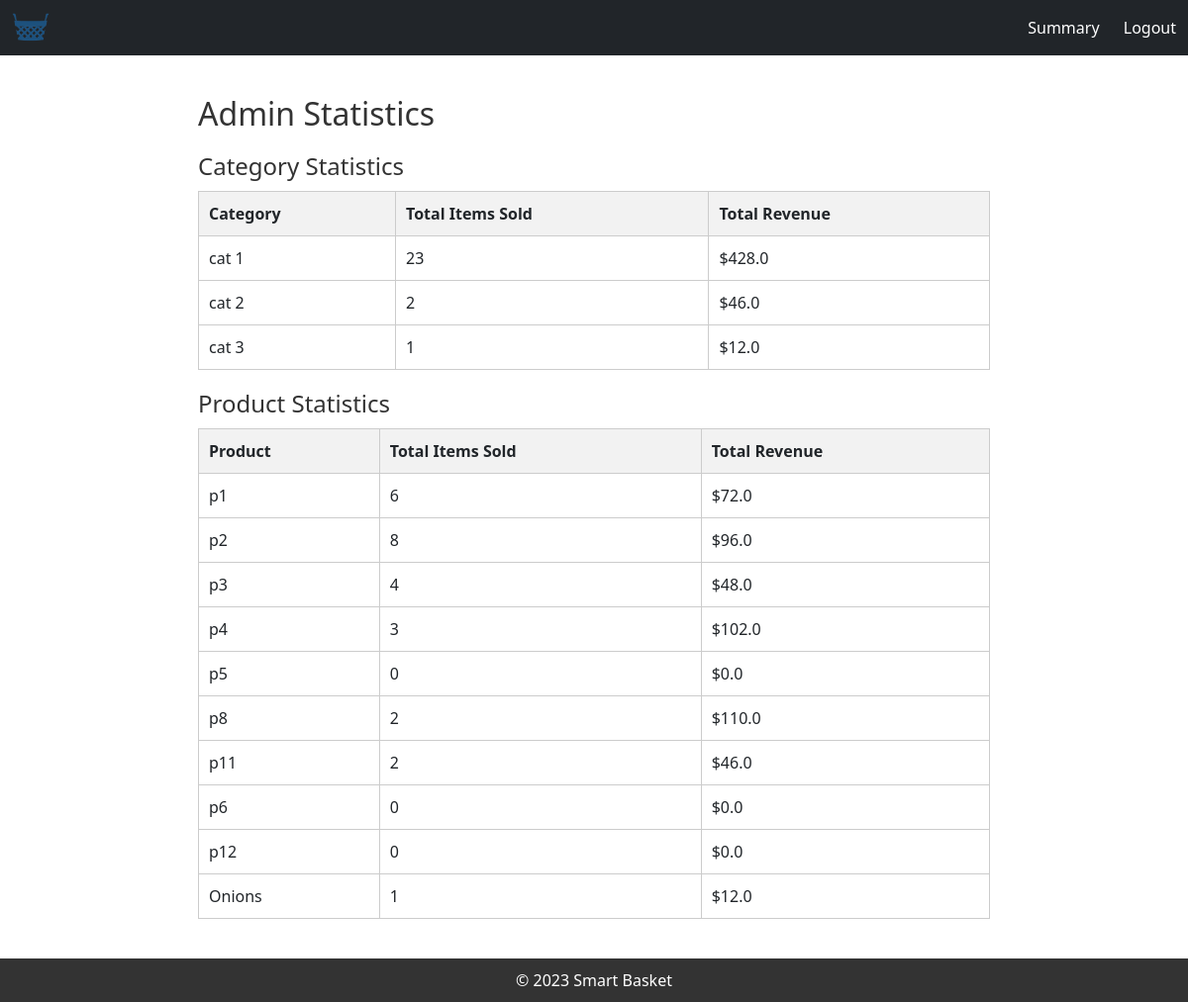
Screenshot of /admin/summary with the database file from the repository.
### model.py (models this page shows)
class Category(db.Model):
    __tablename__ = 'category'
    category_id = db.Column(db.Integer, primary_key=True)
    category_name = db.Column(db.String(100), nullable=False)
    total_items_sold = db.Column(db.Integer, default=0)
    total_revenue = db.Column(db.Float, default=0.0)

class Product(db.Model):
    __tablename__ = 'product'
    product_id = db.Column(db.Integer, primary_key=True)
    product_name = db.Column(db.String(100), nullable=False)
    price = db.Column(db.Float, nullable=False)
    quantity = db.Column(db.Integer, nullable=False)
    manufacturing_date = db.Column(db.Date, nullable=True)
    expiring_date = db.Column(db.Date, nullable=True)
    product_image = db.Column(db.String)
    unit = db.Column(db.String(20), nullable=False)
    category_id = db.Column(db.Integer, db.ForeignKey("category.category_id"), nullable=False)
    category = db.relationship('Category', backref='products')
    total_items_sold = db.Column(db.Integer, default=0)
    total_revenue = db.Column(db.Float, default=0.0)

### controller.py (the view)
@app.route('/admin/summary', methods=['GET'])
def admin_summary():
    categories = Category.query.all()
    products = Product.query.all()
    category_statistics = []
    product_statistics = []
    for category in categories:
        total_items_sold = 0
        total_revenue = 0
        for product in category.products:
            total_items_sold += product.total_items_sold
            total_revenue += product.total_revenue
        category_statistics.append({
            'category_name': category.category_name,
            'total_items_sold': total_items_sold,
            'total_revenue': total_revenue
        })
    for product in products:
        product_statistics.append({
            'product_name': product.product_name,
            'total_items_sold': product.total_items_sold,
            'total_revenue': product.total_revenue
        })
    return render_template('admin_summary.html', category_statistics=category_statistics, product_statistics=product_statistics)

### templates/admin_summary.html
{% extends "admin_base.html" %}
{% block content %}
<link rel="stylesheet" type="text/css" href="{{ url_for('static', filename='sty.css') }}">
<div id="admin-summary-section">
<h2>Admin Statistics</h2>
<h3>Category Statistics</h3>
<table>
    <thead>
        <tr>
            <th>Category</th>
            <th>Total Items Sold</th>
            <th>Total Revenue</th>
        </tr>
    </thead>
    <tbody>
        {% for category_statistic in category_statistics %}
            <tr>
                <td>{{ category_statistic.category_name }}</td>
                <td>{{ category_statistic.total_items_sold }}</td>
                <td>${{ category_statistic.total_revenue }}</td>
            </tr>
        {% endfor %}
    </tbody>
</table>
<h3>Product Statistics</h3>
<table>
    <thead>
        <tr>
            <th>Product</th>
            <th>Total Items Sold</th>
            <th>Total Revenue</th>
        </tr>
    </thead>
    <tbody>
        {% for product_statistic in product_statistics %}
            <tr>
                <td>{{ product_statistic.product_name }}</td>
                <td>{{ product_statistic.total_items_sold }}</td>
                <td>${{ product_statistic.total_revenue }}</td>
            </tr>
        {% endfor %}
    </tbody>
</table>
</div>
{% endblock %}

### templates/admin_base.html (shortened to what this page needs)
<!DOCTYPE html>
<html>
<head>
    <link rel="stylesheet" href="https://cdn.jsdelivr.net/npm/bootstrap@5.3.0/dist/css/bootstrap.min.css">
</head>
<body>
    <nav class="navbar navbar-dark bg-dark">
        <div class="container-fluid">
            <div class="logo">
                <a class="navbar-brand" href="/admin/dashboard">
                    <img src="{{ url_for('static', filename='pnnn.png') }}" alt="Smart Basket Logo">
                </a>
            </div>
            <div class="options">
                <a href="/admin/summary">Summary</a>
                <a href="{{ url_for('admin_logout') }}">Logout</a>
            </div>
        </div>
    </nav>
    <main>
        {% block content %}{% endblock %}
    </main>
    <footer>
        &copy; 2023 Smart Basket
    </footer>
</body>
</html>

### static/sty.css (style rules this page uses)
h2 { color: #333; }
h3 { margin-top: 20px; font-size: 1.5em; color: #333; }
#admin-summary-section { margin: 20px auto; max-width: 800px; }
#admin-summary-section h2 { color: #333; margin-bottom: 20px; }
#admin-summary-section h3 { margin-top: 20px; font-size: 1.5em; color: #333; margin-bottom: 10px; }
#admin-summary-section table { width: 100%; border-collapse: collapse; margin-bottom: 20px; }
#admin-summary-section th, #admin-summary-section td { border: 1px solid #ccc; padding: 10px; text-align: left; }
#admin-summary-section th { background-color: #f2f2f2; }

### templates/admin_base.html (style rules this page uses)
nav { background-color: #333; color: #fff; padding: 10px; }
.logo img { max-height: 40px; }
.options a { color: #fff; margin-left: 20px; text-decoration: none; }
main { padding: 20px; }
footer { background-color: #333; color: #fff; text-align: center; padding: 10px; }

### rows the page displays
Category: category_name "cat 1", total_items_sold "23", total_revenue "428.0"
Category: category_name "cat 2", total_items_sold "2", total_revenue "46.0"
Category: category_name "cat 3", total_items_sold "1", total_revenue "12.0"
Product: product_name "p1", total_items_sold "6", total_revenue "72.0"
Product: product_name "p2", total_items_sold "8", total_revenue "96.0"
Product: product_name "p3", total_items_sold "4", total_revenue "48.0"
Product: product_name "p4", total_items_sold "3", total_revenue "102.0"
Product: product_name "p5", total_items_sold "0", total_revenue "0.0"
Product: product_name "p8", total_items_sold "2", total_revenue "110.0"
Product: product_name "p11", total_items_sold "2", total_revenue "46.0"
Product: product_name "p6", total_items_sold "0", total_revenue "0.0"
Product: product_name "p12", total_items_sold "0", total_revenue "0.0"
Product: product_name "Onions", total_items_sold "1", total_revenue "12.0"
